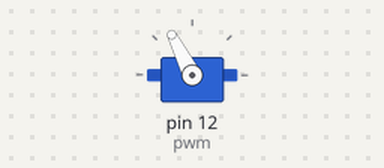
The program below on a simulated Raspberry Pi (header pin numbers). Parts: servo. Servo angles are drawn from the pulse width (0.5 ms = 0°, 2.5 ms = 180°).

Above: at 0.05 s.
At 10.0 s:
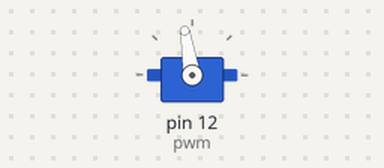
Timing chart, 0 to 13.0 s (numbered marks = the images above):
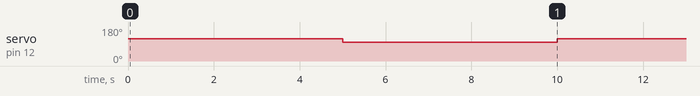

Measured:
- by itself, servo on pin 12 (pwm): alternates 117° for 5.0 s and 99° for 5.0 s

The program:

init_servo.py
```python
import RPi.GPIO as GPIO
import time

GPIO.setmode(GPIO.BOARD)
GPIO.setup(12, GPIO.OUT)

pwm = GPIO.PWM(12, 50)
pwm.start(9)

try:
    while True:
        pwm.ChangeDutyCycle(9)
        time.sleep(5)
        pwm.ChangeDutyCycle(8)
        time.sleep(5)

except KeyboardInterrupt:
    pwm.stop()
    GPIO.cleanup()
```
